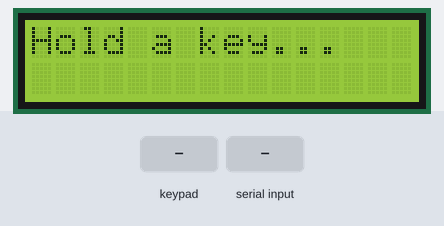
The sketch below on a simulated Arduino Uno, built with avr-gcc and run on an emulated ATmega328P. Parts: 16×2 character LCD. Inputs (shaded band) come from the test bench.

Above: at 1.2 s.
1.3 s: keypad keys 2 A B C # pressed 0.4 s apart
At 4.4 s:
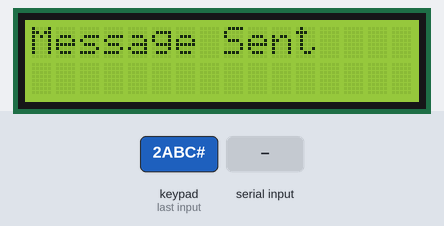
4.8 s: key 'B' pressed
At 6.6 s:
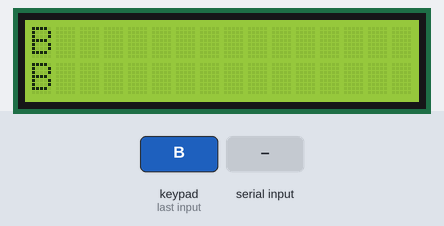
6.9 s: "#\n" received over the second serial link
At 7.3 s:
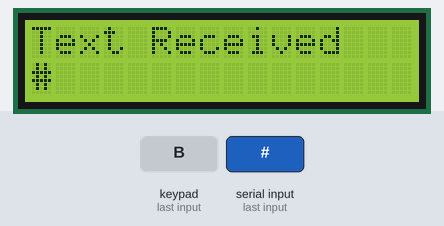
8.4 s: "*\n" received over the second serial link
At 9.6 s:
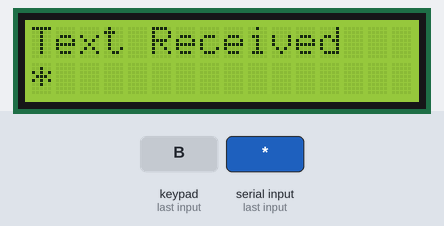
9.9 s: "1\n" received over the second serial link
At 10.8 s:
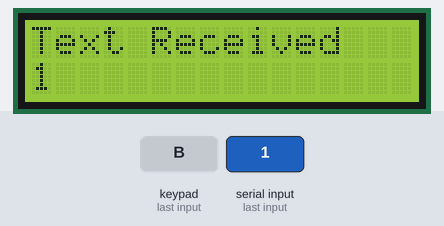
Timing chart, 0 to 12.9 s (numbered marks = the images above; inputs shaded):
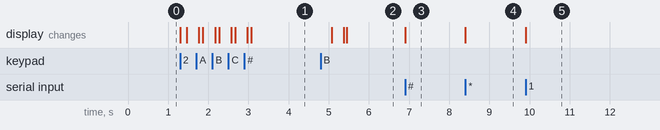

Measured:
- after the input at 1.3 s, the display: first changes at once (image 1 shows a later state)
- after the input at 4.8 s, the display: first differs from a run without the input after 0.58 s (image 2 shows a later state)
- after the input at 6.9 s, the display: changes at once (image 3)
- after the input at 8.4 s, the display: changes at once (image 4)
- after the input at 9.9 s, the display: changes at once (image 5)

The sketch:

lab3b_pt3.ino
```cpp
#include <Keypad.h>
#include <LiquidCrystal.h>
#include <SoftwareSerial.h>

#define tx 12  //tx wire to pin 13
#define rx 13  //rx wire to pin 12
SoftwareSerial configBt(rx, tx);

// Keypad setup
const byte ROWS = 4, COLS = 4;
char keys[ROWS][COLS] = {
  {'1','2','3','A'},
  {'4','5','6','B'},
  {'7','8','9','C'},
  {'*','0','#','D'}
};
byte rowPins[ROWS] = {11, 10, 9, 8};
byte colPins[COLS] = {A0, A1, A2, A3};
Keypad keypad = Keypad(makeKeymap(keys), rowPins, colPins, ROWS, COLS);

// LCD setup
LiquidCrystal lcd(2, 3, 4, 5, 6, 7);

// multi-tap  outgoing buffer
char lastKey = NO_KEY; //checking which key is being cycled
int cycleIndex = 0;  // position in pressed key's letter list
unsigned long pressTime  = 0; // key first pressed
String buffer = "";

// incoming-SMS state
String rxBuffer = "";
unsigned long rxTime = 0; //timestamp when msg completed
bool showingRx = false; // initial state: we are not displaying a SMS yet

void setup() {
  lcd.begin(16, 2);
  lcd.print("Hold a key...");
  configBt.begin(9600);    // hc-05 baud
}

void loop() {
  // incoming bluetooth data
  if (configBt.available()) {
    char ch = configBt.read(); //if HC-05 sent data, read one char
    if (ch == '\n' || ch == '\r') {
      // when line completed, display it
      if (rxBuffer.length() > 0) {
        lcd.clear();
        lcd.setCursor(0, 0);
        lcd.print("Text Received"); // per spec
        lcd.setCursor(0, 1);
        lcd.print(rxBuffer);
        rxTime = millis(); //records timestamp
        showingRx = true;
        rxBuffer = ""; // empties it
      }
    }
    else {
      rxBuffer += ch;
    }
  }

  // after 10 s of showing the received SMS, return to input mode
  if (showingRx && millis() - rxTime >= 10000) {
    showingRx = false;
    lcd.clear();
    lcd.print("Hold a key...");
    buffer = "";
  }

  // when showing an incoming text, skip keypad input
  if (showingRx) return;

  // multi-tap keypad + send logic
  keypad.getKeys();

  for (int i = 0; i < LIST_MAX; i++) {
    if (keypad.key[i].kstate == PRESSED) {
      lastKey = keypad.key[i].kchar;
      cycleIndex = 0;
      pressTime = millis();
      showChar();
    }
    else if (keypad.key[i].kstate == HOLD && keypad.key[i].kchar == lastKey) {
      int len = charCount(lastKey);
      int idx = ((millis() - pressTime) / 1000) % len;
      if (idx != cycleIndex) {
        cycleIndex = idx;
        showChar();
      }
    }
    else if (keypad.key[i].kstate == RELEASED && keypad.key[i].kchar == lastKey) {

      // send when on '#'
      if (lastKey == '#') {
        if (buffer.length() > 0) {
          configBt.println(buffer);
          lcd.clear();
          lcd.setCursor(0, 0);
          lcd.print("Message Sent");
          buffer = "";
          delay(2000);
        }
        lcd.clear();
        lcd.print("Hold a key...");
      }
      // clear on '*'
      else if (lastKey == '*') {
        buffer = "";
        updateDisplay();
      }
      // append any other character
      else {
        char c = getChar(lastKey, cycleIndex);
        buffer += c;
        updateDisplay();
      }

      lastKey = NO_KEY;
      delay(200);
    }
  }
}

// draw only the currently cycling char on first line, skip '*'
void showChar() {
  char c = getChar(lastKey, cycleIndex);
  lcd.setCursor(0, 0);
  lcd.print("                ");
  if (c != '*') {
    lcd.setCursor(0, 0);
    lcd.print(c);
  }
}

// redraw the full buffer on second line
void updateDisplay() {
  lcd.setCursor(0, 1);
  lcd.print("                ");
  lcd.setCursor(0, 1);
  lcd.print(buffer);
}

// number of symbols per key
int charCount(char k) {
  switch (k) {
    case '1': return 1;   case '2': return 4;
    case '3': return 4;   case '4': return 4;
    case '5': return 4;   case '6': return 4;
    case '7': return 4;   case '8': return 4;
    case '9': return 4;   case '0': return 5; // leading space + OPER
    case '*': return 1;   case '#': return 1;
    default:  return 1;
  }
}

// map (key, index) to actual character
char getChar(char k, int idx) {
  switch (k) {
    case '1': { const char*s="1";      return s[idx]; }
    case '2': { const char*s="2ABC";   return s[idx]; }
    case '3': { const char*s="3DEF";   return s[idx]; }
    case '4': { const char*s="4GHI";   return s[idx]; }
    case '5': { const char*s="5JKL";   return s[idx]; }
    case '6': { const char*s="6MNO";   return s[idx]; }
    case '7': { const char*s="7PRS";   return s[idx]; }
    case '8': { const char*s="8TUV";   return s[idx]; }
    case '9': { const char*s="9WXY";   return s[idx]; }
    case '0': { const char*s="0OPER";  return s[idx]; }
    default:   return k;  // '*', '#', A–D
  }
}
```
